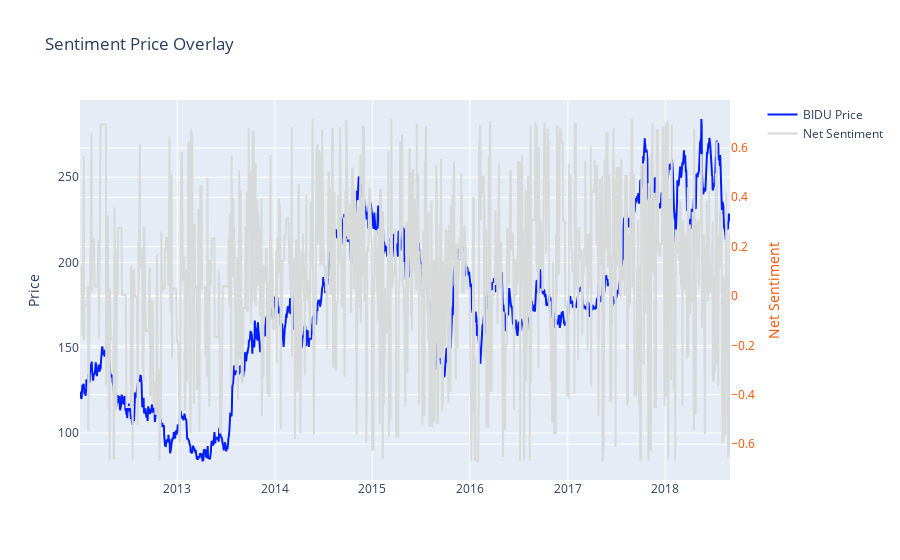

Notebook cell for this chart:
### Markdown cell above
### Plot Raw Sentiment Price Overlay

### Code cell
trace1 = go.Scatter(
    x=sentiment_price_data.index,
    y=sentiment_price_data.BIDU,
    mode="lines",
    name='BIDU Price',
    line = dict(color = ('rgb(0, 30, 255)'))
)

trace2 = go.Scatter(
    x=sentiment_price_data.index,
    y=sentiment_price_data.net,
    mode="lines",
    name='Net Sentiment',
    line = dict(color = ('rgb(216, 218, 217)')),
    yaxis='y2'

)

data = [trace1, trace2]
layout = go.Layout(
    title='Sentiment Price Overlay',
    yaxis=dict(
        title='Price'
    ),
    yaxis2=dict(
        title='Net Sentiment',
        titlefont=dict(
            color='rgb(255, 80, 0)'
        ),
        tickfont=dict(
            color='rgb(255, 80, 0)'
        ),
        overlaying='y',
        side='right'
    ),
   legend= go.layout.Legend(
     x= 1.05,
    y= 1,
    )
)
fig = go.Figure(data=data, layout=layout)
iplot(fig, filename='price-raw-sentiment-overlay')

### Figure 1 — Plotly figure (JSON) as saved in the notebook; plotly's stock layout.template omitted (floating-point values rounded to 4 significant figures; data arrays with more than 128 entries replaced by an {"elided": "..."} marker saying what was removed)
{"data": [{"line": {"color": "rgb(0, 30, 255)"}, "mode": "lines", "name": "BIDU Price", "type": "scatter", "x": {"elided": "1678 str values"}, "y": {"elided": "1678 float values"}}, {"line": {"color": "rgb(216, 218, 217)"}, "mode": "lines", "name": "Net Sentiment", "type": "scatter", "x": {"elided": "1678 str values"}, "y": {"elided": "1678 float values"}, "yaxis": "y2"}], "layout": {"legend": {"x": 1.05, "y": 1}, "title": {"text": "Sentiment Price Overlay"}, "yaxis": {"title": {"text": "Price"}}, "yaxis2": {"overlaying": "y", "side": "right", "tickfont": {"color": "rgb(255, 80, 0)"}, "title": {"font": {"color": "rgb(255, 80, 0)"}, "text": "Net Sentiment"}}}}
